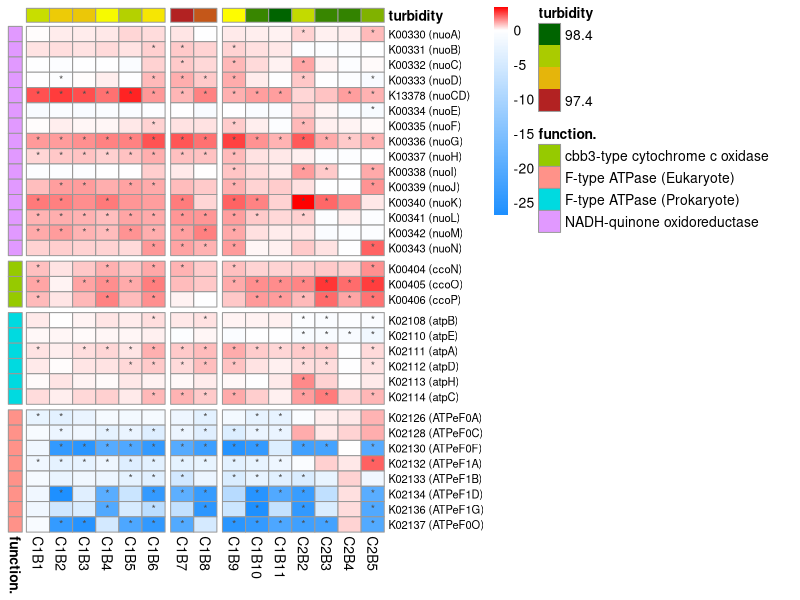

This figure's R source:
###-------- load packages you need --------###
library(pheatmap)

###-------- load data --------###
dta <- read.csv("input/oxphosde.csv", header=TRUE, row.names = 1)
sd <- read.csv("input/oxphossd.csv", header=TRUE, row.names = 1)
turb <- read.csv("input/turbid.csv", header = TRUE, row.names = 1)
geneName <- read.csv("input/oxphosNames.csv", header = TRUE, row.names = 1)

###-------- set colors and other formatting --------###
ann_colors = list(turbidity = c("firebrick", "yellow", "darkgreen"))

# set breaks to center around zero and colors
col <- colorRampPalette(c("dodgerblue","white","red"))(256)
myBreaks <- c(seq(min(dta), 0, length.out=ceiling(256/2) + 1), 
                  seq(max(dta)/256, max(dta), length.out=floor(256/2)))

###-------- generate pheatmap plot --------###
pheatmap(dta, 
         breaks = myBreaks,
         color = col,
         gaps_row = c(15,18,24),
         gaps_col = c(6,8),
         cluster_cols=FALSE, 
         cluster_rows = FALSE,
         fontsize_row = 8, 
         annotation_col=turb,
         annotation_colors=ann_colors,
         annotation_row = geneName,
         show_rownames = TRUE,
         #cellwidth = 15,
         #cellheight = 5,
         display_numbers = matrix(ifelse(sd < 0.05, "*", ""),nrow(sd))
         )

